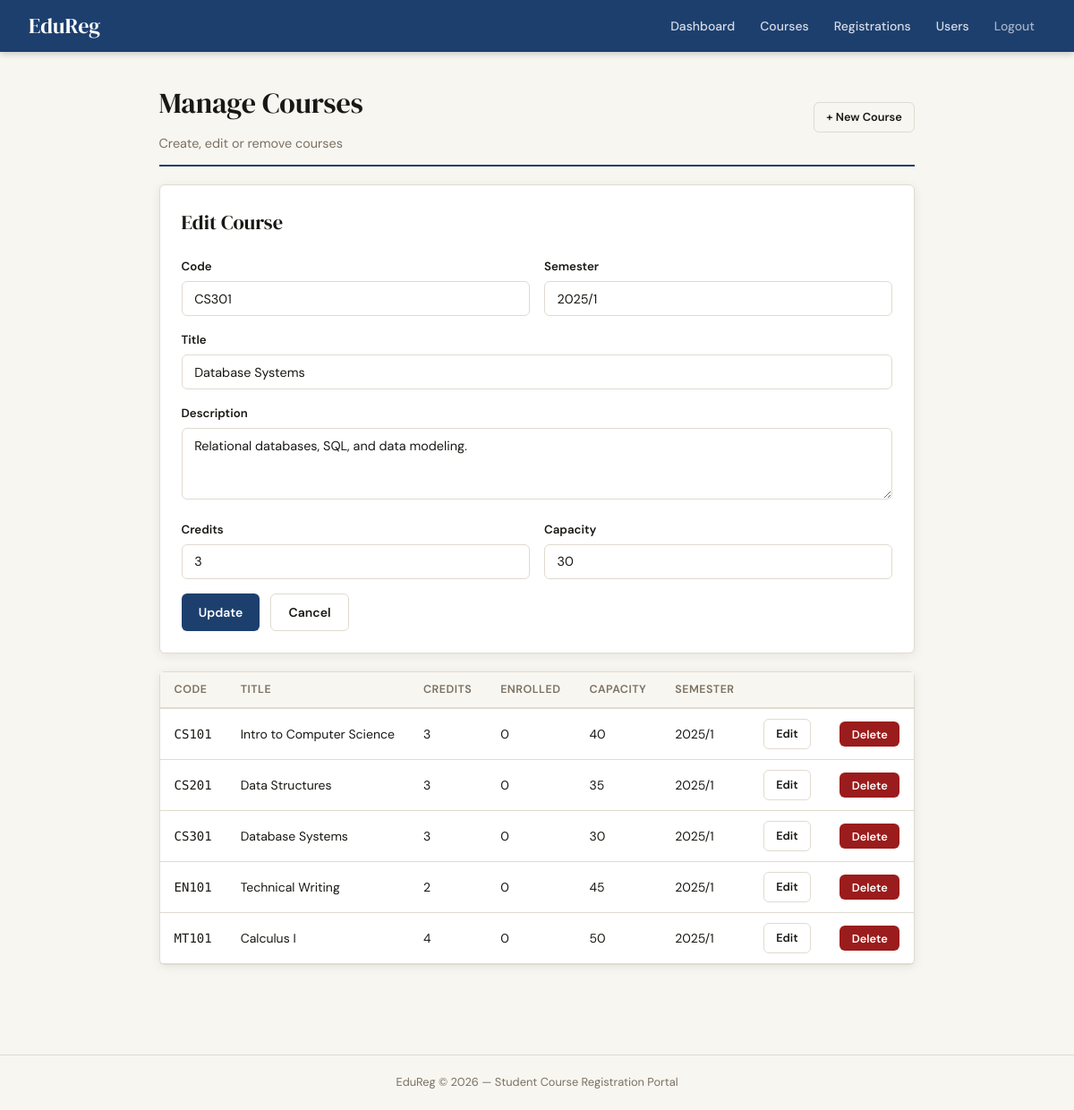
Page /admin/courses.php?edit=4 (signed in) on the committed database.
### tables this page shows
CREATE TABLE courses (
    id INT AUTO_INCREMENT PRIMARY KEY,
    code VARCHAR(20) NOT NULL UNIQUE,
    title VARCHAR(150) NOT NULL,
    description TEXT,
    credits TINYINT NOT NULL DEFAULT 3,
    capacity INT NOT NULL DEFAULT 30,
    enrolled INT NOT NULL DEFAULT 0,
    semester VARCHAR(20) NOT NULL,
    created_at TIMESTAMP DEFAULT CURRENT_TIMESTAMP
);

### src/config/db.php (called while the page is built, shortened)
<?php
function db(): PDO {
    static $pdo = null;
    if ($pdo === null) {
        $dsn = 'mysql:host=' . DB_HOST . ';dbname=' . DB_NAME . ';charset=utf8mb4';
        $pdo = new PDO($dsn, DB_USER, DB_PASS, [
            PDO::ATTR_ERRMODE            => PDO::ERRMODE_EXCEPTION,
            PDO::ATTR_DEFAULT_FETCH_MODE => PDO::FETCH_ASSOC,
            PDO::ATTR_EMULATE_PREPARES   => false,
        ]);
    }
    return $pdo;
}

### src/models/Course.php (called while the page is built, shortened)
<?php
class Course {
    public static function all(): array {
        return db()->query('SELECT * FROM courses ORDER BY code')->fetchAll();
    }
    public static function find(int $id): ?array {
        $stmt = db()->prepare('SELECT * FROM courses WHERE id = ?');
        $stmt->execute([$id]);
        return $stmt->fetch() ?: null;
    }
}

### src/config/bootstrap.php (called while the page is built, shortened)
<?php
require ROOT . '/src/config/db.php';
require ROOT . '/src/models/Course.php';
function h(string $s): string {
    return htmlspecialchars($s, ENT_QUOTES, 'UTF-8');
}

### public/admin/courses.php (the view, shortened to what this page needs)
<?php
require_once __DIR__ . '/../../src/config/bootstrap.php';
$editing = isset($_GET['edit']) ? Course::find((int)$_GET['edit']) : null;
$courses = Course::all();
include ROOT . '/views/layout/header.php';
?>
<div class="page-header flex-between" style="display:flex">
  <div><h1>Manage Courses</h1><p>Create, edit or remove courses</p></div>
  <a href="/admin/courses.php" class="btn btn-outline btn-sm">+ New Course</a>
</div>
<div class="card">
  <h2 style="margin-bottom:1.25rem"><?= $editing ? 'Edit Course' : 'New Course' ?></h2>
  <form method="POST">
    <div class="form-row">
      <div class="form-group"><label>Code</label><input type="text" name="code" required placeholder="CS101" value="<?= h($editing['code'] ?? '') ?>"></div>
      <div class="form-group"><label>Semester</label><input type="text" name="semester" required placeholder="2025/1" value="<?= h($editing['semester'] ?? '') ?>"></div>
    </div>
    <div class="form-group"><label>Title</label><input type="text" name="title" required placeholder="Course title" value="<?= h($editing['title'] ?? '') ?>"></div>
    <div class="form-group"><label>Description</label><textarea name="description"><?= h($editing['description'] ?? '') ?></textarea></div>
    <div class="form-row">
      <div class="form-group"><label>Credits</label><input type="number" name="credits" min="1" max="6" value="<?= $editing['credits'] ?? 3 ?>"></div>
      <div class="form-group"><label>Capacity</label><input type="number" name="capacity" min="1" value="<?= $editing['capacity'] ?? 30 ?>"></div>
    </div>
    <div style="display:flex;gap:.75rem">
      <button class="btn btn-primary" type="submit"><?= $editing ? 'Update' : 'Create Course' ?></button>
      <?php if ($editing): ?><a href="/admin/courses.php" class="btn btn-outline">Cancel</a><?php endif; ?>
    </div>
  </form>
</div>
<div class="card" style="padding:0">
  <div class="table-wrap">
    <table>
      <thead><tr><th>Code</th><th>Title</th><th>Credits</th><th>Enrolled</th><th>Capacity</th><th>Semester</th><th colspan="2"></th></tr></thead>
      <tbody>
        <?php foreach ($courses as $c): ?>
        <tr>
          <td class="mono"><?= h($c['code']) ?></td><td><?= h($c['title']) ?></td>
          <td><?= $c['credits'] ?></td><td><?= $c['enrolled'] ?></td><td><?= $c['capacity'] ?></td><td><?= h($c['semester']) ?></td>
          <td><a href="/admin/courses.php?edit=<?= $c['id'] ?>" class="btn btn-outline btn-sm">Edit</a></td>
          <td>
            <form method="POST" onsubmit="return confirm('Delete?')">
              <button class="btn btn-danger btn-sm" type="submit">Delete</button>
            </form>
          </td>
        </tr>
        <?php endforeach; ?>
      </tbody>
    </table>
  </div>
</div>
<?php include ROOT . '/views/layout/footer.php'; ?>

### public/css/app.css (style rules this page uses)
:root { --bg: #f8f6f1; --surface: #ffffff; --border: #e0dbd0; --text: #1a1814; --muted: #7a7060; --accent: #1d3f6e; --accent2: #c8430a; --success: #1a6640; --danger: #9b1c1c; --radius: 6px; --shadow: 0 2px 12px rgba(0,0,0,.08); }
*, *::before, *::after { box-sizing: border-box; margin: 0; padding: 0; }
body { font-family: 'DM Sans', sans-serif; background: var(--bg); color: var(--text); min-height: 100vh; display: flex; flex-direction: column; font-size: 15px; line-height: 1.6; }
h1, h2, h3 { font-family: 'DM Serif Display', serif; font-weight: normal; }
h1 { font-size: 2rem; margin-bottom: .5rem; }
h2 { font-size: 1.4rem; margin-bottom: 1rem; }
.page-header { border-bottom: 2px solid var(--accent); padding-bottom: .75rem; margin-bottom: 1.75rem; }
.page-header p { color: var(--muted); font-size: .9rem; margin-top: .25rem; }
.card { background: var(--surface); border: 1px solid var(--border); border-radius: var(--radius); box-shadow: var(--shadow); padding: 1.5rem; margin-bottom: 1.25rem; }
.form-group { margin-bottom: 1rem; }
label { display: block; font-size: .83rem; font-weight: 600; margin-bottom: .35rem; }
input[type=text], input[type=email], input[type=password], input[type=number], select, textarea { width: 100%; padding: .6rem .85rem; border: 1px solid var(--border); border-radius: var(--radius); font-family: 'DM Sans', sans-serif; font-size: .9rem; background: var(--surface); color: var(--text); transition: border-color .15s; }
textarea { resize: vertical; min-height: 80px; }
.form-row { display: grid; grid-template-columns: 1fr 1fr; gap: 1rem; }
.btn { display: inline-flex; align-items: center; justify-content: center; gap: .4rem; padding: .55rem 1.2rem; border-radius: var(--radius); font-family: 'DM Sans', sans-serif; font-size: .875rem; font-weight: 600; cursor: pointer; border: none; text-decoration: none; transition: opacity .15s, transform .1s; }
.btn-primary { background: var(--accent); color: #fff; }
.btn-danger { background: var(--danger); color: #fff; }
.btn-outline { background: transparent; border: 1px solid var(--border); color: var(--text); }
.btn-sm { padding: .35rem .85rem; font-size: .8rem; }
.table-wrap { overflow-x: auto; }
table { width: 100%; border-collapse: collapse; font-size: .875rem; }
thead th { text-align: left; padding: .6rem 1rem; background: var(--bg); border-bottom: 2px solid var(--border); font-weight: 600; font-size: .78rem; text-transform: uppercase; letter-spacing: .5px; color: var(--muted); }
tbody tr { border-bottom: 1px solid var(--border); transition: background .1s; }
tbody td { padding: .7rem 1rem; vertical-align: middle; }
.flex-between { display: flex; align-items: center; justify-content: space-between; flex-wrap: wrap; gap: .75rem; margin-bottom: 1.25rem; }
.mono { font-family: 'DM Mono', monospace; }

### rows in the picture
courses: code "CS301", semester "2025/1", title "Database Systems", description "Relational databases, SQL, and data modeling.", credits "3", capacity "30", enrolled "0"
courses: code "CS101", title "Intro to Computer Science", credits "3", enrolled "0", capacity "40", semester "2025/1"
courses: code "CS201", title "Data Structures", credits "3", enrolled "0", capacity "35", semester "2025/1"
courses: code "EN101", title "Technical Writing", credits "2", enrolled "0", capacity "45", semester "2025/1"
courses: code "MT101", title "Calculus I", credits "4", enrolled "0", capacity "50", semester "2025/1"
